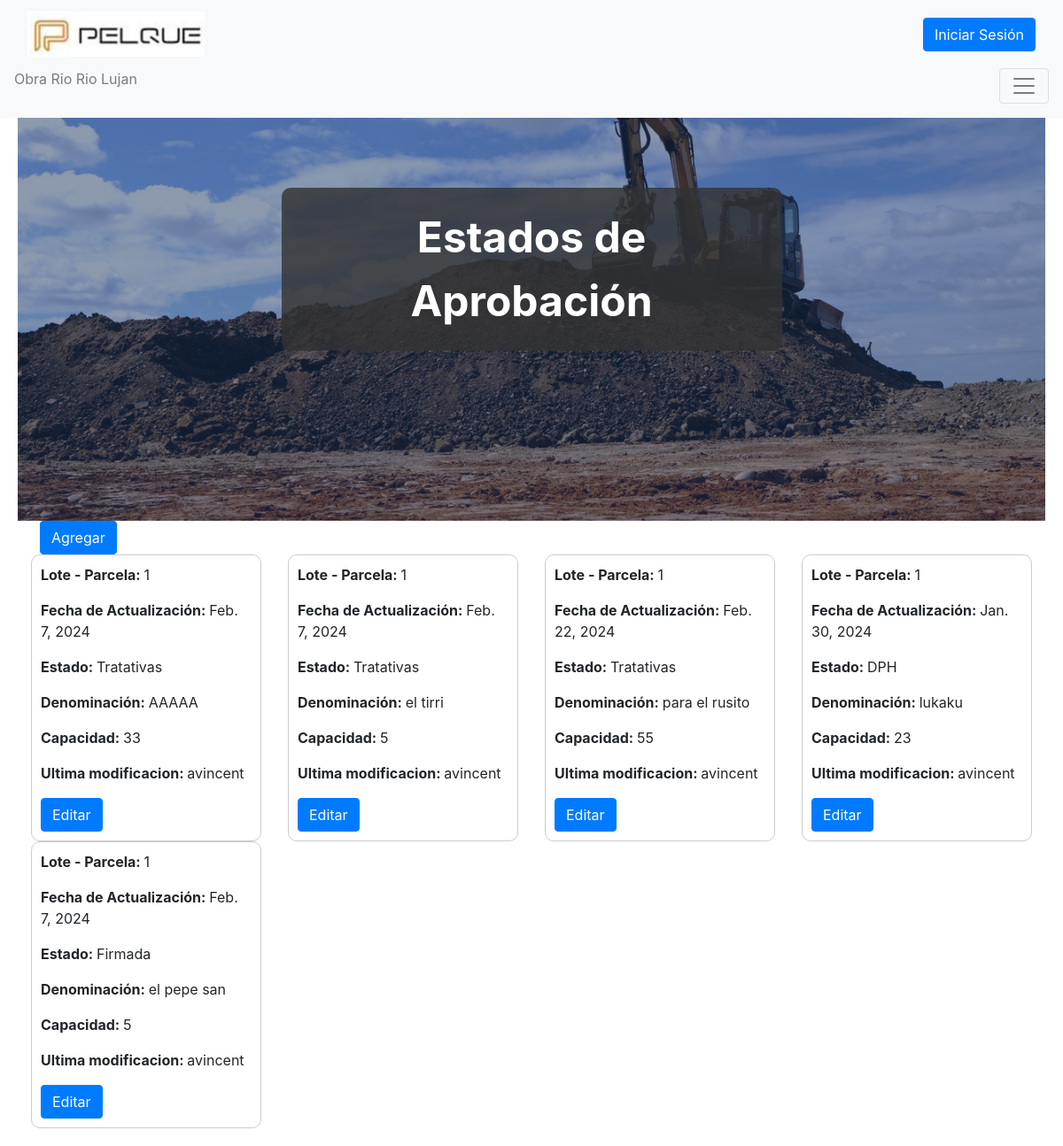
/RioLujan/Estado_De_Aprobacion/, run on an earlier commit of the app's database.
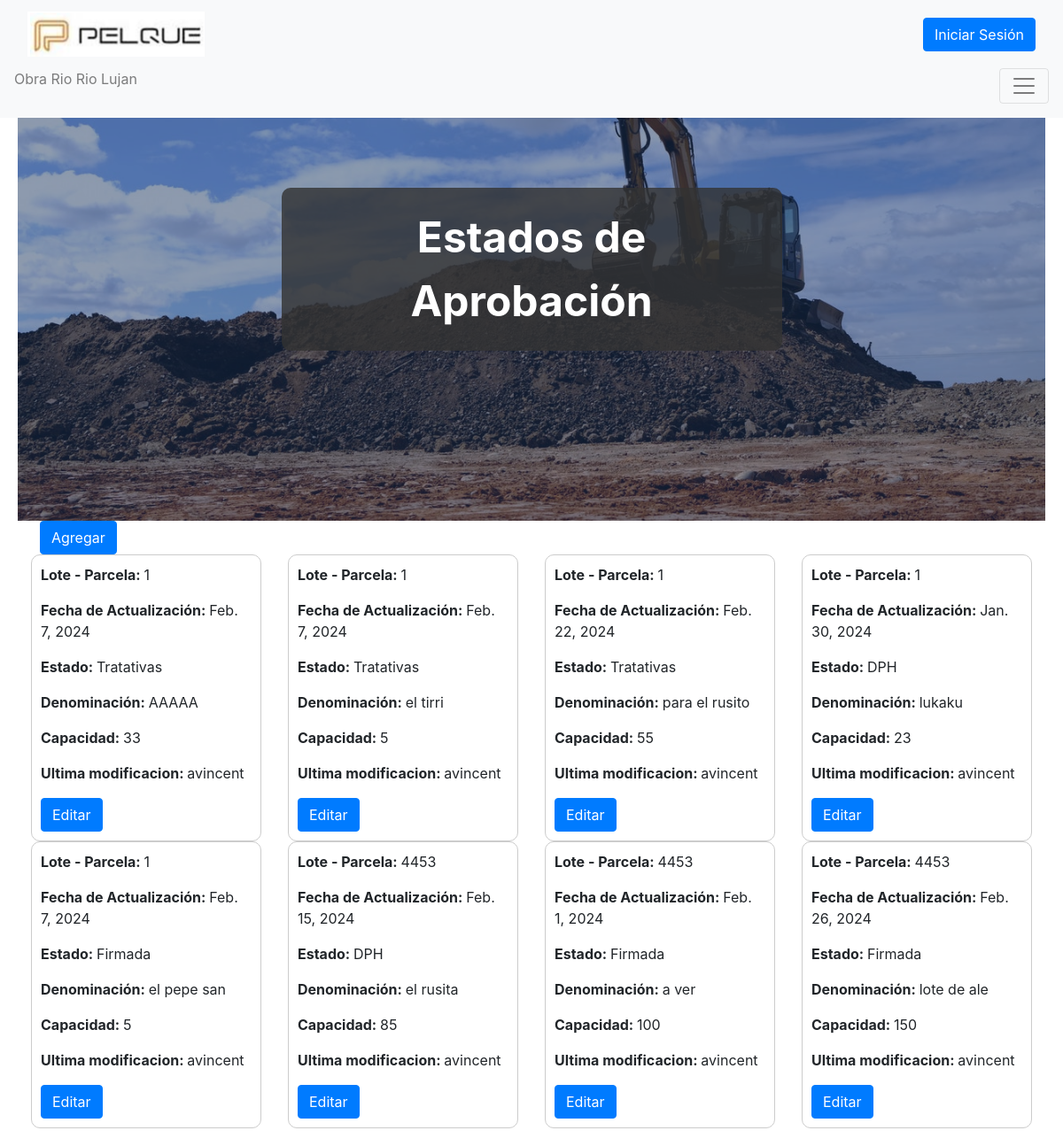
And on a later commit of the database.
### RioLujan/models.py (models this page shows, shortened)
class Estado_De_Aprobacion(models.Model):
    lote= models.CharField(max_length=99, verbose_name="Lote - Parcela")
    actualizacion= models.DateField(verbose_name="Fecha de Actualizacion")
    estado= models.CharField(max_length=99, verbose_name="Estado")
    denominacion= models.CharField(max_length=99, verbose_name="Denominacion")
    capacidad= models.IntegerField(verbose_name="Capacidad")
    usuario = models.ForeignKey(User, on_delete=models.CASCADE, verbose_name="Ultima modificacion")

### RioLujan/views.py (the view)
# urls.py: path('Estado_De_Aprobacion/', views.Estado_De_Aprobacion_all, name='Estado_De_Aprobacion'),
def Estado_De_Aprobacion_all(request):
    estados = Estado_De_Aprobacion.objects.all()
    return render(request,"RioLujan/Estado_De_Aprobacion.html",{"estados":estados})

### RioLujan/templates/RioLujan/Estado_De_Aprobacion.html (shortened to what this page needs)
        {% extends 'RioLujan/origen.html' %}
    {% block tituloGrande %}
    <div style="font-size: 3em; font-weight: bold; background-color: rgba(50, 50, 50, 0.8); color: white; padding: 20px; border-radius: 10px">Estados de Aprobación</div>
    {% endblock %}
    {% block debajomasthead %}
    <div class="container d-flex justify-between -l">
            <form action="{% url 'carga_Estado_De_Aprobacion'%}" method="get">
                <button type="submit" class="btn btn-primary">Agregar</button>
            </form>
    </div>
<body>
    <div class="container-fluid">
        <div class="row">
            {% for estado in estados %}
            <div class="col-md-6 col-lg-4 col-xl-3">
                <div class="estado-aprobacion-container">
                    <p><strong>Lote - Parcela: </strong> {{ estado.lote }}</p>
                    <p><strong>Fecha de Actualización: </strong> {{ estado.actualizacion }}</p>
                    <p><strong>Estado: </strong> {{ estado.estado }}</p>
                    <p><strong>Denominación: </strong> {{ estado.denominacion }}</p>
                    <p><strong>Capacidad: </strong> {{ estado.capacidad }}</p>
                    <p><strong>Ultima modificacion: </strong> {{ estado.usuario }}</p>
                    <div class="button-container">
                        <form action="{% url 'update_Estado_De_Aprobacion' estado.id %}" method="get">
                            <button type="submit" class="btn btn-primary">Editar</button>
                        </form>
                    </div>
                </div>
            </div>
            {% endfor %}
        </div>
    </div>
</body>
{% endblock %}

### RioLujan/templates/RioLujan/origen.html (shortened to what this page needs)
<!DOCTYPE html>
<html lang="es">
    {% load static %}
    <head>
        {% load static %}
        <link href="https://cdn.jsdelivr.net/npm/bootstrap-icons@1.5.0/font/bootstrap-icons.css" rel="stylesheet" type="text/css" />
        <link href="{% static 'RioLujan/css/styles.css' %}"rel="stylesheet" />
        <link href="https://maxcdn.bootstrapcdn.com/bootstrap/4.5.2/css/bootstrap.min.css" rel="stylesheet">
    </head>
        <nav class="navbar navbar-light bg-light static-top fixed-top">
            <div class="container-fluid">
                <div class="navbar-brand">
                    <img src="{% static 'RioLujan/assets/img/logo.png' %}" alt="Logo" style="width: 200px; height: auto;">
                </div>
                {% if user.is_authenticated %}
                    <a class="btn btn-primary ml-auto">{{ request.user.username }}</a>
                {% else %}
                    <a class="btn btn-primary ml-auto" href="{% url 'iniciar_sesion' %}">Iniciar Sesión</a>
                {% endif %}
            </div>
            <p class="navbar-text">Obra Rio Rio Lujan</p>
            <button class="navbar-toggler ml-auto" type="button" data-toggle="collapse" data-target="#navbarNav"
            aria-controls="navbarNav" aria-expanded="false" aria-label="Toggle navigation">
            <span class="navbar-toggler-icon"></span>
        </button>
        </nav>
        <body>
        <header class="masthead">
                <div class="row justify-content-center">
                    <div class="col-xl-6">
                        <div class="text-center text-white">
                            {% block tituloGrande %}
                            {% endblock %}
                        </div>
                    </div>
                </div>
        </header>
    </body>
    {% block debajomasthead %}
    {% endblock %}
</html>

### RioLujan/templates/RioLujan/Estado_De_Aprobacion.html (style rules this page uses)
body { padding: 20px; }
.estado-aprobacion-container { margin-bottom: 20px; border: 1px solid #ccc; padding: 10px; border-radius: 10px; max-width: 400px; margin: auto; }
.button-container { display: flex; justify-content: space-between; align-items: center; }
.button-container button { margin-right: 10px; }

What changed in the data, as far as the page shows it:
added Estado_De_Aprobacion: lote "4453", actualizacion "Feb. 15, 2024", estado "DPH", denominacion "el rusita", capacidad "85", usuario "avincent"
added Estado_De_Aprobacion: lote "4453", actualizacion "Feb. 1, 2024", estado "Firmada", denominacion "a ver", capacidad "100", usuario "avincent"
added Estado_De_Aprobacion: lote "4453", actualizacion "Feb. 26, 2024", estado "Firmada", denominacion "lote de ale", capacidad "150", usuario "avincent"
